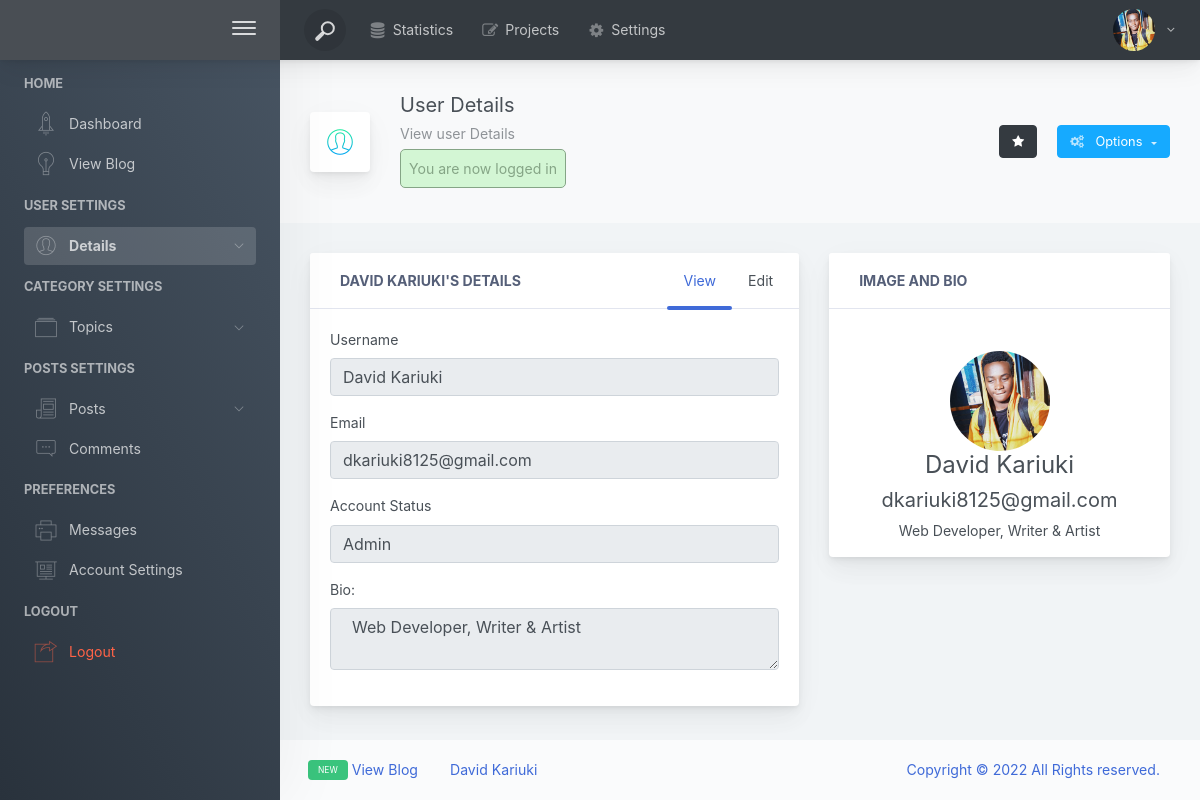
Page /dashboard/user/view.php (signed in) on the committed database.
### tables this page shows
CREATE TABLE `users` (
  `id` int(11) NOT NULL,
  `su_admin` tinyint(4) NOT NULL,
  `admin` tinyint(4) NOT NULL,
  `username` varchar(250) NOT NULL,
  `email` varchar(250) NOT NULL,
  `password` varchar(255) NOT NULL,
  `image` varchar(250) DEFAULT NULL,
  `description` varchar(250) DEFAULT NULL,
  `assigned_image` tinyint(4) NOT NULL,
  `date_created` timestamp NOT NULL DEFAULT current_timestamp()
);

### dashboard/user/view.php (the view, shortened to what the rows shown need)
<?php
$id = $_SESSION['id'];
$image_preview = selectOne('users',['id' => $id]);
?>
<!doctype html>
<html lang="en">
<head>
    <link href="../../assets/css/pe-icon-7-stroke.css" rel="stylesheet" />
    <link href="../../assets/css/main.css" rel="stylesheet">
    <link href="../../assets/css/dashboard.css" rel="stylesheet">
    <link href="http://maxcdn.bootstrapcdn.com/font-awesome/4.2.0/css/font-awesome.min.css" rel="stylesheet">
</head>
<body>
<div class="app-container app-theme-white body-tabs-shadow fixed-sidebar fixed-header">
    <div class="app-header header-shadow bg-dark header-text-light">
            <div class="app-header__content">
            <div class="app-header-right">
                <div class="header-btn-lg pr-0">
                    <div class="widget-content p-0">
                        <div class="widget-content-wrapper">
                            <div class="widget-content-left">
                                <div class="btn-group">
                                    <a data-toggle="dropdown" aria-haspopup="true" aria-expanded="false" class="p-0 btn">
                                        <?php if ($_SESSION['assigned_image']): ?>
                                            <img width="42" height="42" class="rounded-circle" src="<?php echo BASE_URL . "/assets/img/" . $image_preview['image']; ?>" alt="<?php echo $_SESSION['username']; ?>">
                                        <?php else: ?>
                                            <img width="42" height="42" class="rounded-circle" src="../../assets/img/face-0.jpg" alt="<?php echo $_SESSION['username']; ?>">
                                        <?php endif; ?>
                                        <i class="fa fa-angle-down ml-2 opacity-8"></i>
                                    </a>
                                </div>
                            </div>
                        </div>
                    </div>
                </div>        </div>
        </div>
    </div>
    <div class="app-main">
        <div class="app-main__outer">
            <div class="app-main__inner">
                <div class="row">
                    <div class="col-md-12 col-lg-7">
                        <div class="mb-3 card">
                            <div class="card-body">
                                <div class="tab-content">
                                    <form class="">
                                        <div class="form-row">
                                            <div class="col-md-12">
                                                <div class="position-relative form-group">
                                                    <label for="username" class="">Username</label>
                                                    <input name="username" id="username"  value="<?php echo $image_preview['username'] ?>" type="text" disabled class="form-control">
                                                </div>
                                            </div>
                                        </div>
                                        <div class="form-row">
                                            <div class="col-md-12">
                                                <div class="position-relative form-group">
                                                    <label for="email" class="">Email</label>
                                                    <input name="email" id="email" type="text" value="<?php echo $image_preview['email'] ?>" disabled class="form-control"></div>
                                            </div>
                                        </div>
                                        <div class="form-row">
                                            <div class="col-md-12">
                                        <div class="position-relative form-group">
                                            <label for="description" class=""> Bio: </label>
                                            <textarea name="description" id="description" disabled type="text"  class="form-control"> <?php echo html_entity_decode($image_preview['description']) ?> </textarea>
                                        </div>
                                            </div>
                                        </div>
                                    </form>
                                </div>
                            </div>
                        </div>
                    </div>
                    <div class="col-md-12 col-lg-5">
                        <div class="mb-3 card">
                            <div class="tab-content">
                                <br>
                                <br>
                                <div class="text-center">
                                    <?php if ($image_preview['assigned_image']): ?>
                                        <img width="100" class="rounded-circle" src="<?php echo BASE_URL . "/assets/img/" . $image_preview['image']; ?>" alt="">
                                    <?php else: ?>
                                        <img width="100" class="rounded-circle" src="../../assets/img/face-0.jpg" alt="">
                                        <p class="text-center"> Add a photo so that other users know who you are.<br> Click on Edit to upload Image. </p>
                                    <?php endif; ?>
                                    <br>
                                    <h4 class="title"><?php echo $image_preview['username'] ?></h4>
                                    <h5><?php echo $image_preview['email'] ?></h5>
                                    <p class="text-center"> <?php echo html_entity_decode($image_preview['description']) ?></p>
                                </div>
                            </div>
                        </div>
                    </div>
                </div>
            </div>
                </div>
    </div>
</div>
<script type="text/javascript" src="../../assets/js/main.js"></script></body>
</html>

### rows in the picture
users: image (picture), username "David Kariuki", email "dkariuki8125@gmail.com", description "Web Developer, Writer & Artist"

### other values in the picture
$_SESSION['message'] "You are now logged in"
$_SESSION['username'] "DAVID KARIUKI"
$_SESSION['username'] "David Kariuki"
